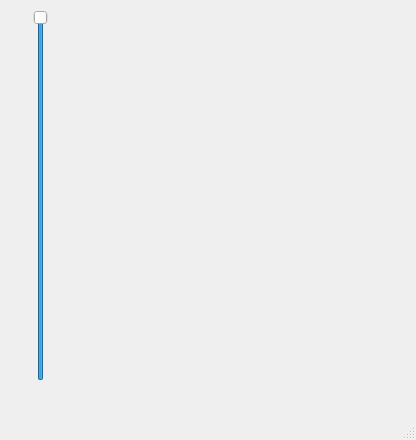
<?xml version="1.0" encoding="UTF-8"?>
<ui version="4.0">
 <class>MainWindow</class>
 <widget class="QMainWindow" name="MainWindow">
  <property name="geometry">
   <rect>
    <x>0</x>
    <y>0</y>
    <width>416</width>
    <height>440</height>
   </rect>
  </property>
  <property name="windowTitle">
   <string>MainWindow</string>
  </property>
  <widget class="QWidget" name="centralwidget">
   <widget class="QSlider" name="alpha">
    <property name="geometry">
     <rect>
      <x>20</x>
      <y>10</y>
      <width>41</width>
      <height>371</height>
     </rect>
    </property>
    <property name="sliderPosition">
     <number>99</number>
    </property>
    <property name="orientation">
     <enum>Qt::Vertical</enum>
    </property>
   </widget>
   <widget class="QLabel" name="image">
    <property name="geometry">
     <rect>
      <x>110</x>
      <y>30</y>
      <width>291</width>
      <height>261</height>
     </rect>
    </property>
    <property name="text">
     <string/>
    </property>
   </widget>
  </widget>
  <widget class="QMenuBar" name="menubar">
   <property name="geometry">
    <rect>
     <x>0</x>
     <y>0</y>
     <width>416</width>
     <height>26</height>
    </rect>
   </property>
  </widget>
  <widget class="QStatusBar" name="statusbar"/>
 </widget>
 <resources/>
 <connections/>
</ui>
